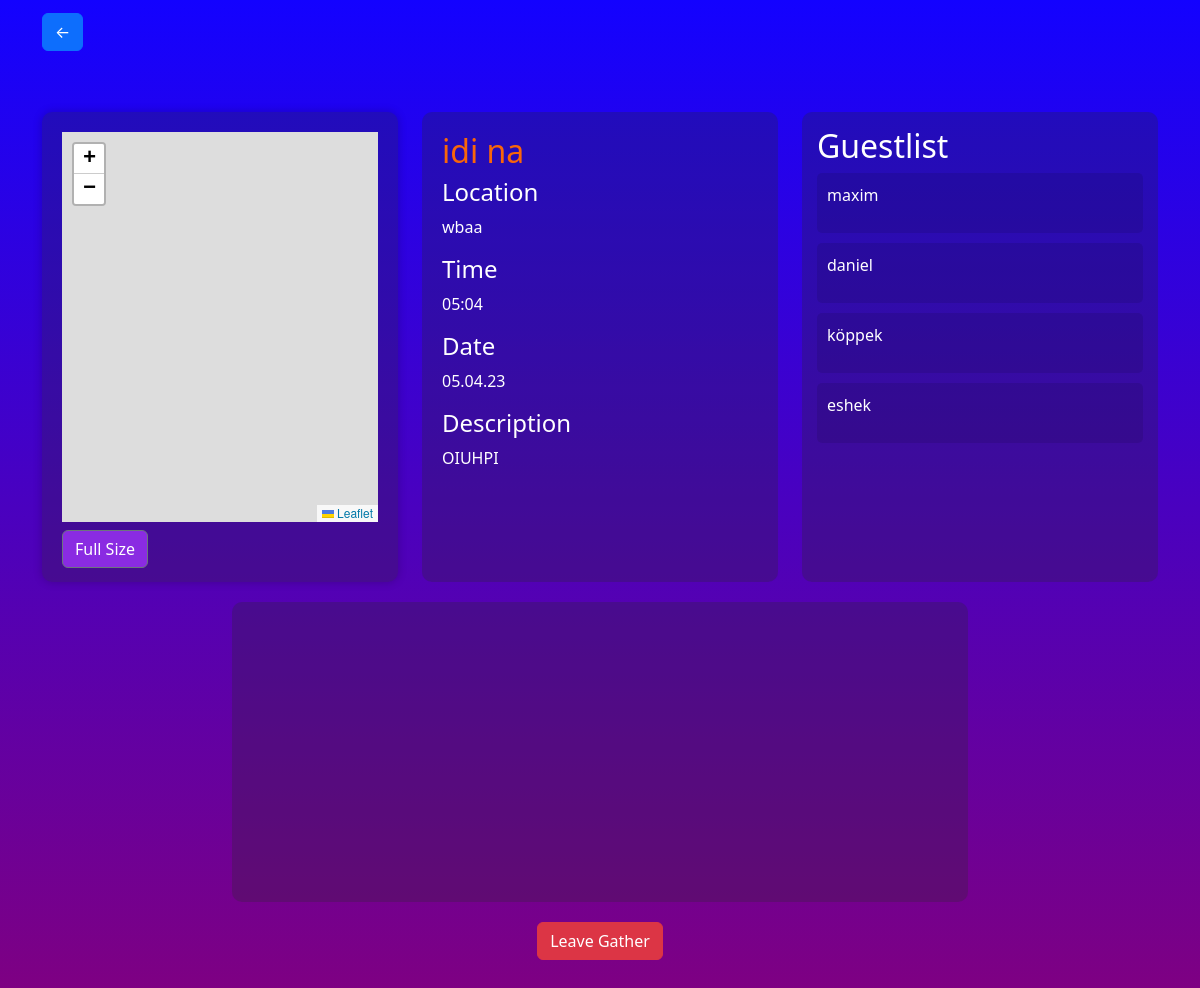
Before: /render-extended-gather?gather_id=6 (signed in) with the older database file.
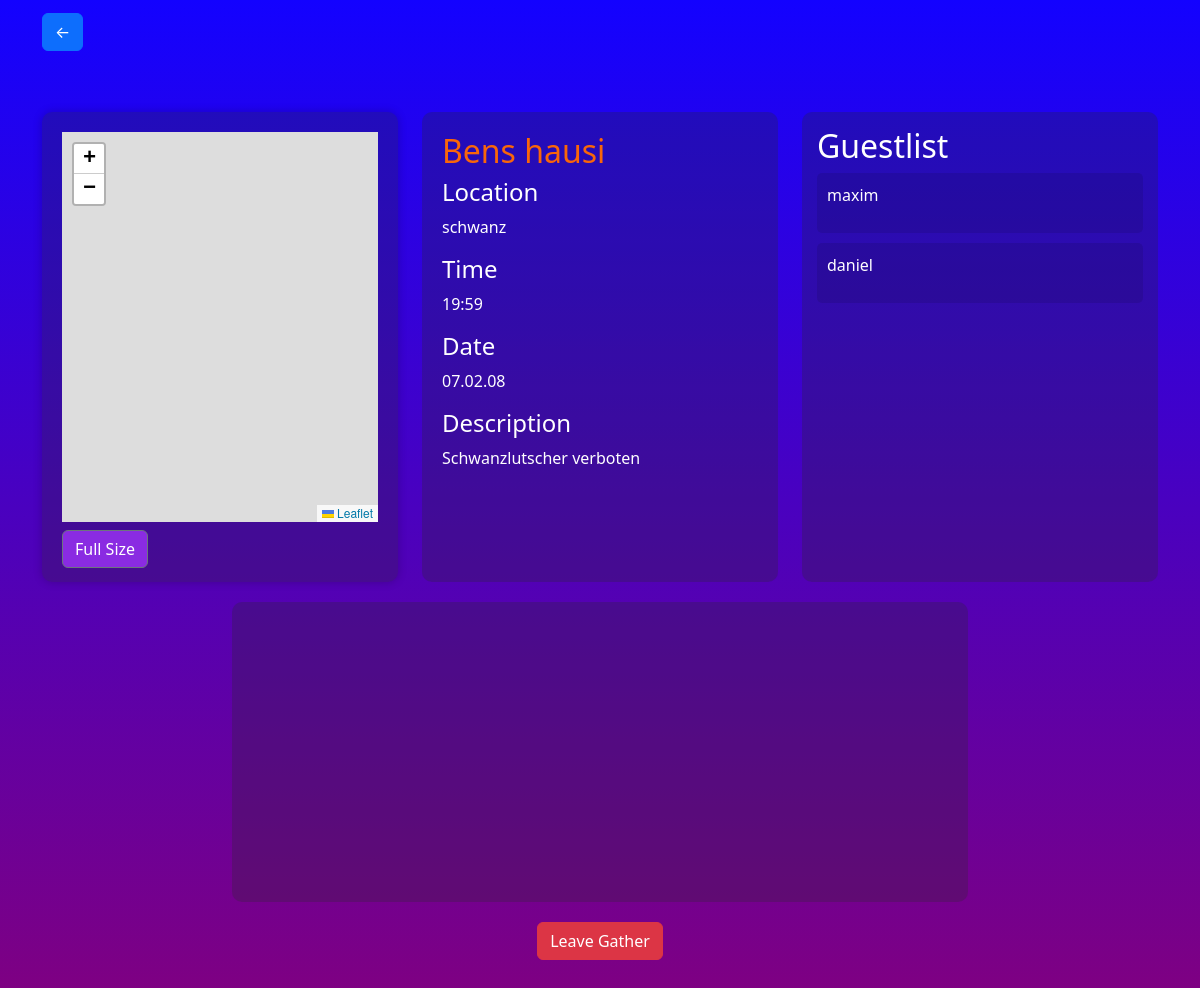
After: the same page with the newer database file.
### website/models.py (models this page shows)
class Gather(db.Model, UserMixin):
    id = db.Column(db.Integer, primary_key = True)
    name = db.Column(db.String(150))
    description = db.Column(db.String(1000))
    location = db.Column(db.String(1000))
    Date = db.Column(db.Date)
    Time = db.Column(db.Time)
    createdAt = db.Column(db.DateTime(),default=datetime.utcnow)
    user_id = db.Column(db.Integer, db.ForeignKey('user.id'))
    Host = db.Column(db.String(20))
    users = db.relationship('User', secondary=user_gather_association, back_populates='Gathers')
    markers = db.relationship('Marker', back_populates='gather')

class User(db.Model, UserMixin):
    id = db.Column(db.Integer, primary_key=True)
    email = db.Column(db.String(150), unique=True)
    password = db.Column(db.String(150))
    Gathers = db.relationship('Gather', secondary=user_gather_association, back_populates='users')

### website/gather.py (the view)
@gather.route('/render-extended-gather', methods=['GET'])
@login_required
def render_extended_gather():
    gather_id = request.args.get('gather_id')
    markerLat = request.args.get('markerLat')
    markerLng = request.args.get('markerLng')
    gather = Gather.query.get(gather_id)
    return render_template("extendedGather.html", Gather=gather, markerLat=markerLat, markerLng=markerLng)

### website/__init__.py (called while the page is built)
def create_app():
    app = Flask(__name__)
    app.config['SECRET_KEY'] = 'napusi se kurca'
    app.config['SQLALCHEMY_DATABASE_URI'] = f'sqlite:///{DB_NAME}'
    db.init_app(app)
    from .views import views
    from .auth import auth
    from .gather import gather
    app.register_blueprint(views, url_prefix='/')
    app.register_blueprint(auth, url_prefix='/')
    app.register_blueprint(gather,url_prefix='/')
    from .models import User
    with app.app_context():
        db.create_all()
    login_manager = LoginManager()
    login_manager.login_view = 'auth.login'
    login_manager.init_app(app)
    @login_manager.user_loader
    def load_user(id):
        return User.query.get(int(id))
    return app

### website/templates/extendedGather.html (shortened to what this page needs)
<!DOCTYPE html>
<html lang="en">
<head>
    <link href="https://cdn.jsdelivr.net/npm/bootstrap@5.3.2/dist/css/bootstrap.min.css" rel="stylesheet">
    <link rel="stylesheet" href="https://unpkg.com/leaflet/dist/leaflet.css" />
</head>
<body>
    <nav class="navbar navbar-light">
        <div class="container">
            <a class="navbar-brand" href="/gather_find">
            <button type="button" class="btn btn-primary">&#8592;</button>
            </a>
        </div>
    </nav>
    <div class="container my-5">
        <div class="row">
            <div class="col-md-4">
                <div class="map-container">
                    <div id="map"></div>
                    <a href="/map">
                        <button type="button" class="btn btn-secondary mt-2" id="fullSizeMapBtn">Full Size</button>
                    </a>
                </div>
            </div>
            <div class="col-md-4">
                <div class="gather-info-container" style="background-color: rgba(43, 43, 43, 0.264); padding: 20px; border-radius: 10px;"  >
                    <div class=" Headline-name" style="color: rgb(249, 102, 10);">
                    <h2>{{Gather.name}}</h2>
                    </div>
                    <div class="info-subcontainer">
                        <h4>Location</h4>
                        <p>{{ Gather.location }}</p>
                    </div>
                    <div class="info-subcontainer">
                        <h4>Time</h4>
                        <p>{{ Gather.Time.strftime('%H:%M') }}</p>
                        <div class="info-subcontainer">
                            <h4>Date</h4>
                            <p>{{ Gather.Date.strftime('%d.%m.%y') }}</p>
                        </div>
                    </div>
                    <div class="info-subcontainer">
                        <h4>Description</h4>
                        <p>{{ Gather.description }}</p>
                    </div>
                </div>
            </div>
            <div class="col-md-4">
                <div class="guestlist-container">
                    <h2>Guestlist</h2>
                    {% for user in Gather.users %}
                        <div class="guest-container" style="background-color: rgba(0, 0, 0, 0.1); margin-bottom: 10px; padding: 10px; border-radius: 5px;">
                            <p>{{ user.email }}</p>
                        </div>
                    {% endfor %}
                </div>
            </div>
        </div>
        <div class="row lower-container">
            <div class="col-md-8 offset-md-2">
                <div class="empty-container">
                </div>
            </div>
        </div>
        <div class="bottom-buttons">
            {% if current_user not in Gather.users %}
            <form action="/join_gather" method="POST">
                <input type="hidden" name="gather_id" value="{{ Gather.id }}">
                <button type="submit" class="btn btn-success">Join Gather</button>
            </form>
            {% else %}
            <form action="/leave_gather" method="POST">
                <button type="submit" class="btn btn-danger">Leave Gather</button>
            </form>
            {% endif %}
        </div>
    </div>
</body>
</html>

Changed rows visible on the page:
no longer on this page (row unchanged): User: email "köppek"
no longer on this page (row unchanged): User: email "eshek"
changed Gather: name "idi na" → "Bens hausi"; location "wbaa" → "schwanz"; Time "05:04" → "19:59"; Date "05.04.23" → "07.02.08"; description "OIUHPI" → "Schwanzlutscher verboten"
